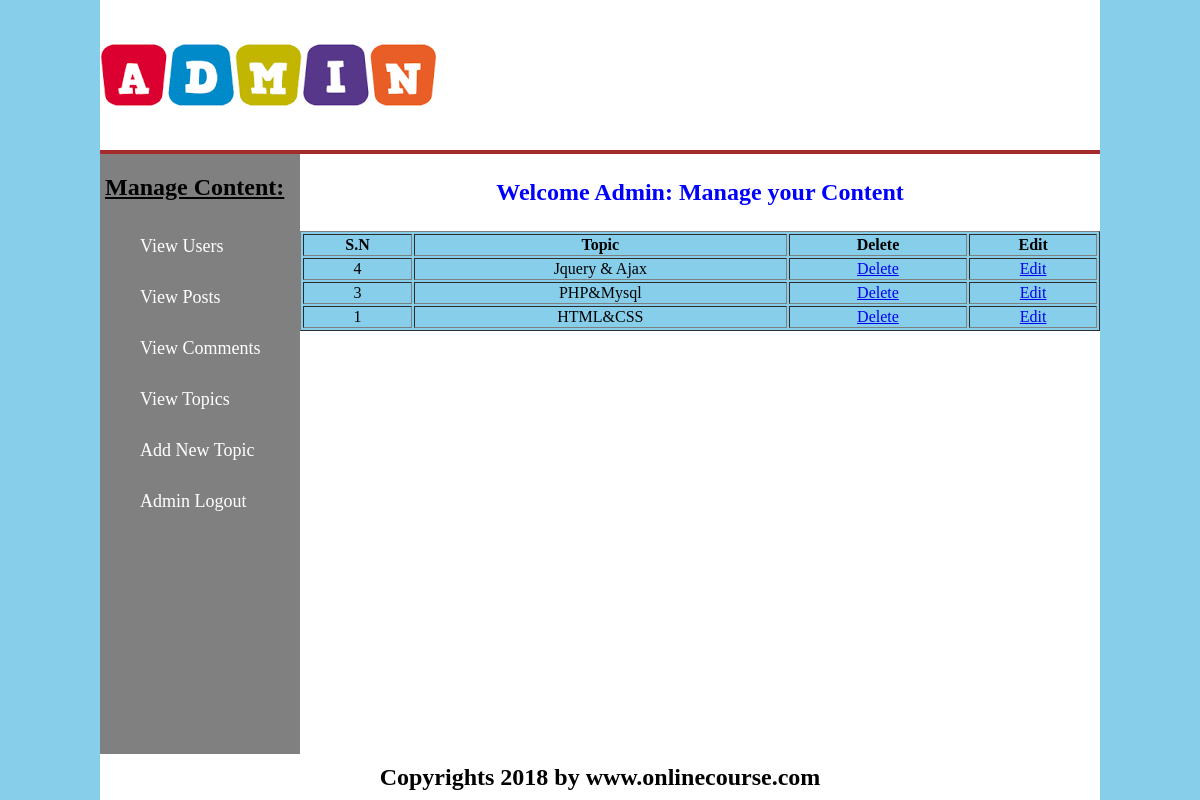
The app's page /admin/index.php?view_topics (signed in) with its own data.
### tables this page shows
CREATE TABLE `topics` (
  `topic_id` int(11) NOT NULL,
  `topic_title` text NOT NULL
);

### admin/includes/view_topics.php (the view, shortened to what this page needs)
<table width="800px" align="center" border="1px" bgcolor="skyblue">
	<tr>
		<th> S.N 		</th>
		<th> Topic  	</th>
		<th> Delete		</th>
		<th> Edit		</th>
	</tr>
	<?php
		include("includes/database.php");
		$sel_topic  = "SELECT * FROM `topics` ORDER BY 1 DESC";
		$run_topic  = mysqli_query($con, $sel_topic);
		while($row_topic = mysqli_fetch_array($run_topic))
		{
			$topic_id 		= $row_topic['topic_id'];
			$topic_title 	= $row_topic['topic_title'];
	?>
	<tr align="center">
		<td> <?php echo $topic_id; ?> 		</td>
		<td> <?php echo $topic_title; ?> 	</td>
		<td> <a href="index.php?view_topics&delete=<?php echo $topic_id; ?>"> Delete </a> </td>
		<td> <a href="index.php?view_topics&edit=<?php echo $topic_id; ?>"> Edit   </a> </td>
	</tr>
	<?php } ?>
</table>

### admin/admin_style.css (style rules this page uses)
body { padding: 0; margin: 0; background-color: skyblue }

### records on screen
topics: topic_id "4", topic_title "Jquery & Ajax"
topics: topic_id "3", topic_title "PHP&Mysql"
topics: topic_id "1", topic_title "HTML&CSS"
